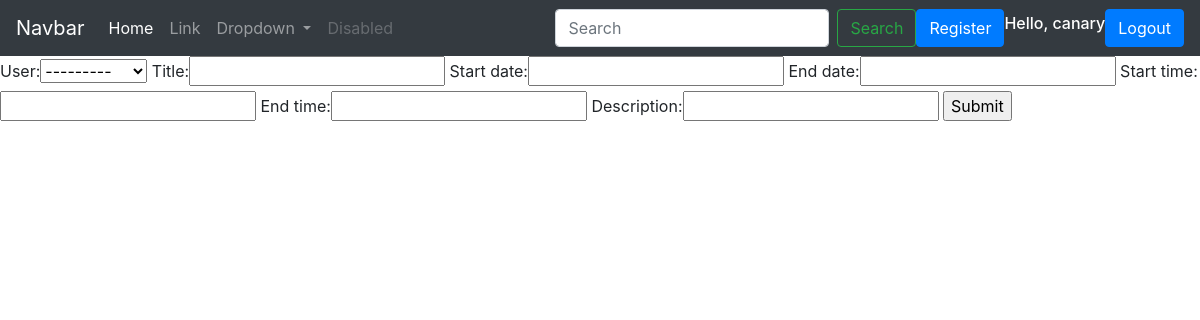
The page / (signed in) on the database as committed earlier.
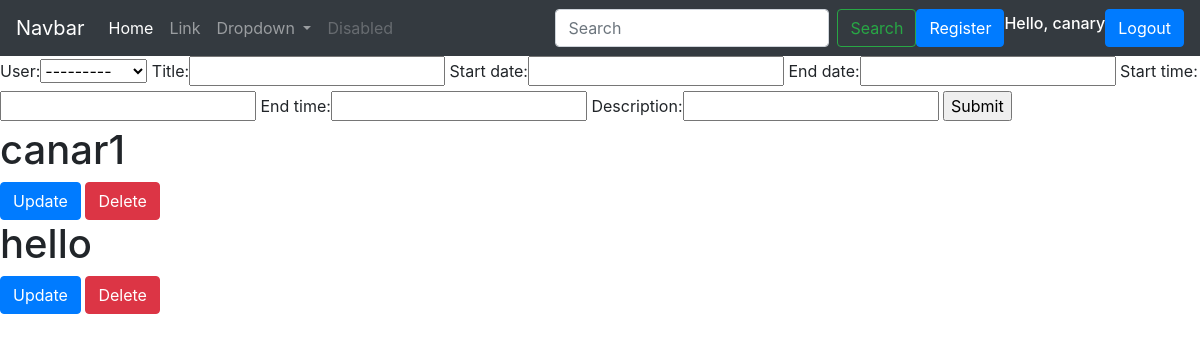
The same page on the database as committed later.
### backend/models.py (models this page shows, shortened)
class Events(models.Model):
    user = models.ForeignKey(User, on_delete=models.CASCADE, null=True)
    title = models.CharField(max_length = 100)
    start_date = models.DateField(default=None)
    end_date = models.DateField(default=None)
    start_time = models.TimeField(blank=True, null=True)
    end_time = models.TimeField(blank=True, null=True)
    description = models.CharField(max_length = 300, blank=True)

### backend/views.py (the view)
# urls.py: path('',views.home),
def home(request):
    if request.user.is_authenticated:
        user=request.user
        events = Events.objects.filter(user=user)
    form = EventForm()
    if request.method == 'POST':
        form = EventForm(request.POST)
        if form.is_valid():
            form.save()
            return redirect('/')
    context = {
        'events': events,
        'form': form
    }
    return render(request, 'backend/list.html', context)

### backend/forms.py
class EventForm(ModelForm):
    class Meta:
        model= Events
        fields = '__all__'

### backend/templates/backend/list.html (shortened to what this page needs)
<!DOCTYPE html>
{% include "backend/index.html"%}
<form method="POST" action="">
    {{form}}
    <input type="submit">
</form>
{% for event in events%}
    <h1> {{event.title}} </h1>
    <button name ="Update" class="btn btn-primary"> <a  href="{% url 'update_event' event.id %}" style = "color:white">  Update  </a> </button>
    <button name ="Delete"  class="btn btn-danger"> <a  href="{% url 'delete_event' event.id %}" style = "color:white"> Delete </a>  </button>
{%endfor%}

### backend/templates/backend/index.html (shortened to what this page needs)
<!doctype html>
<html lang="en">
  <head>
    <link rel="stylesheet" href="https://stackpath.bootstrapcdn.com/bootstrap/4.5.0/css/bootstrap.min.css">
  </head>
  <body>
    <nav class="navbar navbar-expand-lg navbar-dark bg-dark">
        <a class="navbar-brand" href="#">Navbar</a>
        <div class="collapse navbar-collapse" id="navbarSupportedContent">
          <ul class="navbar-nav mr-auto">
            <li class="nav-item active">
              <a class="nav-link" href="#">Home <span class="sr-only">(current)</span></a>
            </li>
            <li class="nav-item">
              <a class="nav-link" href="#">Link</a>
            </li>
            <li class="nav-item dropdown">
              <a class="nav-link dropdown-toggle" href="#" id="navbarDropdown" role="button" data-toggle="dropdown" aria-haspopup="true" aria-expanded="false">
                Dropdown
              </a>
            </li>
            <li class="nav-item">
              <a class="nav-link disabled" href="#" tabindex="-1" aria-disabled="true">Disabled</a>
            </li>
          </ul>
          <form class="form-inline my-2 my-lg-0">
            <input class="form-control mr-sm-2" type="search" placeholder="Search" aria-label="Search">
            <button class="btn btn-outline-success my-2 my-sm-0" type="submit">Search</button>
          </form>
          <button type="submit" class="btn btn-primary"> <a  href="{% url 'register'%}" style = "color:white"> Register </a> </button>
          {% if user.is_authenticated %}
          <h6 style="color:white"> Hello, {{ request.user }} </h6>
          <button type="submit" class="btn btn-primary"> <a  href="{% url 'logout'%}" style = "color:white"> Logout </a> </button>
          {% else %}
          <button type="submit" class="btn btn-primary"> <a  href="{% url 'login'%}" style = "color:white"> Login </a> </button>
          {% endif %}
        </div>
      </nav>
  </body>
</html>

Rows that differ between the two databases and show on the page:
now on this page (row edited): Events: title "canar1"
now on this page (row edited): Events: title "hello"
